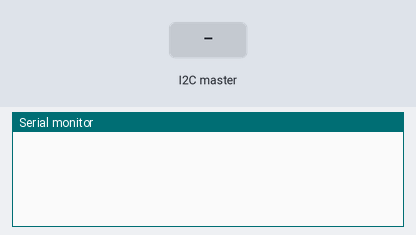
The sketch below on a simulated Arduino Uno, built with avr-gcc and run on an emulated ATmega328P. On the bench: the last lines printed to the serial monitor. The inputs (shaded band) are chosen by the test bench.

Above: at 1.2 s.
1.3 s: the I2C master sends the byte 1
At 1.9 s:
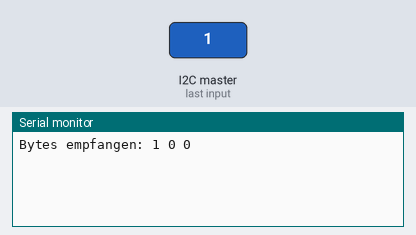
2.8 s: the I2C master sends the byte 90
At 4.0 s:
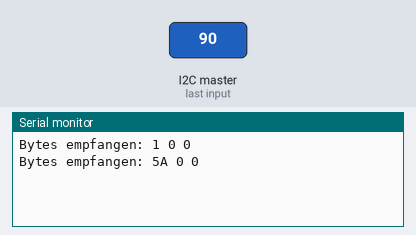
4.3 s: the I2C master sends the byte 200
At 5.3 s:
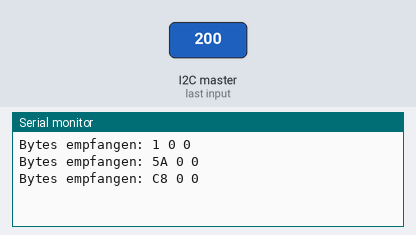

The sketch:

i2cEmpfangeByteArray.ino
```cpp
#include <Wire.h>

const int I2C_ADRESSE = 0x40; // unsere I2C-Adresse als Empfänger-Peripheral

bool I2C_empfangen = false;
byte dataArray[3] = { 0, 0, 0 }; // empfangene Bytes

void setup() {
  Serial.begin( 115200 );
  Wire.begin( I2C_ADRESSE ); // I2C als Peripeheral starten
  Wire.onReceive(receiveEvent); // einen "interrupt handler" einrichten
}

void loop() {
  delay(1); // hier passiert irgendwas oder gar nichts
  if (I2C_empfangen) {
    // dataArray bytes ausgeben
    Serial.print("Bytes empfangen: ");
    for (int i=0; i<3; i++) {
      Serial.print( dataArray[i], HEX );
      Serial.print(" ");
    }
    Serial.println();
    I2C_empfangen = false; // Flag wieder zurücksetzen
  }
}

void receiveEvent(int numBytes) {
  int index = 0;

  while (Wire.available()) {
    dataArray[index] = Wire.read();
    index++;
    if (index == 3) break; // while-Schleife auf jeden Fall nach 3 Bytes beenden
  }

  if (index > 0) I2C_empfangen = true;
}
```

Measured:
- after the input at 1.3 s, the serial monitor: prints a new line at once (image 1)
- after the input at 2.8 s, the serial monitor: prints a new line at once (image 2)
- after the input at 4.3 s, the serial monitor: prints a new line at once (image 3)
